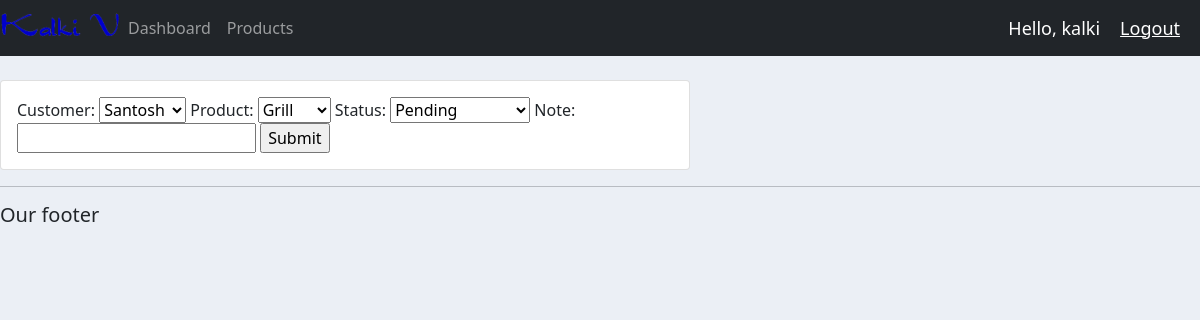
The page /update_order/2/ (signed in) on the database its author committed.
### app/models.py (models this page shows, shortened)
class Order(models.Model):
    STATUS = (
        ('pending', 'Pending'),
        ('out of delevery', 'Out of Delevery'),
        ('delivered' , 'Delivered'),
    )
    customer = models.ForeignKey("Customer", null=True, on_delete=models.SET_NULL)
    product = models.ForeignKey("Product", null=True, on_delete=models.SET_NULL)
    date_created = models.DateTimeField(auto_now_add=True, null=True)
    status = models.CharField(max_length=50, choices=STATUS)
    note = models.CharField(max_length=1000, null=True)

### app/decorators.py (the view)
        def warpper_func(request, *args, **kwargs):
            group = None
            if request.user.groups.exists():
                group = request.user.groups.all()[0].name
            if group in allowed_roles:
                return view_func(request, *args, **kwargs)
            else:
                return HttpResponse('you are not to view this page')

### app/forms.py
class OrderForm(ModelForm):
    class Meta:
        model = Order
        fields = '__all__'

### app/models.py (called while the page is built)
    def __str__(self):
        return self.name

    def __str__(self):
        return self.name

### app/views.py (called while the page is built)
@login_required(login_url='login')
@allowed_users(allowed_roles=['admin'])
def updateOrder(request, pk):
    order = models.Order.objects.get(id=pk)
    form = OrderForm(instance=order)
    if request.method == 'POST':
        form = OrderForm(request.POST,instance=order)
        if form.is_valid():
            form.save()
        return redirect('/')
    context = {'form':form}
    return render(request, 'order_form.html', context)

### app/templates/order_form.html (shortened to what this page needs)
{% extends 'main.html' %}
{% load static %}
{% block content %}
<br>
<div class="row">
	<div class="col-md-7">
		<div class="card card-body">
            <form action="" method="POST" >
                {{form}}
                <input type="submit" name="Submit">
            </form>
        </div>
    </div>
</div>
{% endblock content %}

### app/templates/navbar.html (shortened to what this page needs)
{% load static %}
<nav class="navbar navbar-expand-lg navbar-dark bg-dark">
    <img src="{% static 'images/logo.png' %}" width='120' height='30'>
    <div class="collapse navbar-collapse" id="navbarNav">
      <ul class="navbar-nav">
        {% if request.user.is_staff %}
        <li class="nav-item active">
          <a class="nav-link" href="{% url 'home' %}">Dashboard</a>
        </li>
        <li class="nav-item">
          <a class="nav-link" href="{% url 'products' %}">Products</a>
        </li>
        {% else %}
        <li class="nav-item">
          <a class="nav-link" href="{% url 'account' %}">Settings</a>
        </li>
        {% endif %}
       </ul>
    </div>
    <span class="hello-msg">Hello, {{request.user}}</span>
    <span><a class="hello-msg" href="{% url 'logout' %}">Logout</a></span>
  </nav>

### static/css/main.css (style rules this page uses)
body { background-color: #ebeff5; }

### app/templates/navbar.html (style rules this page uses)
.hello-msg { font-size: 18px; color: #fff; margin-right: 20px; }

### rows shown on the page
Order: customer "Santosh", product "Grill", status "Pending"

### other values the page prints
{{ request.user }} "kalki"
